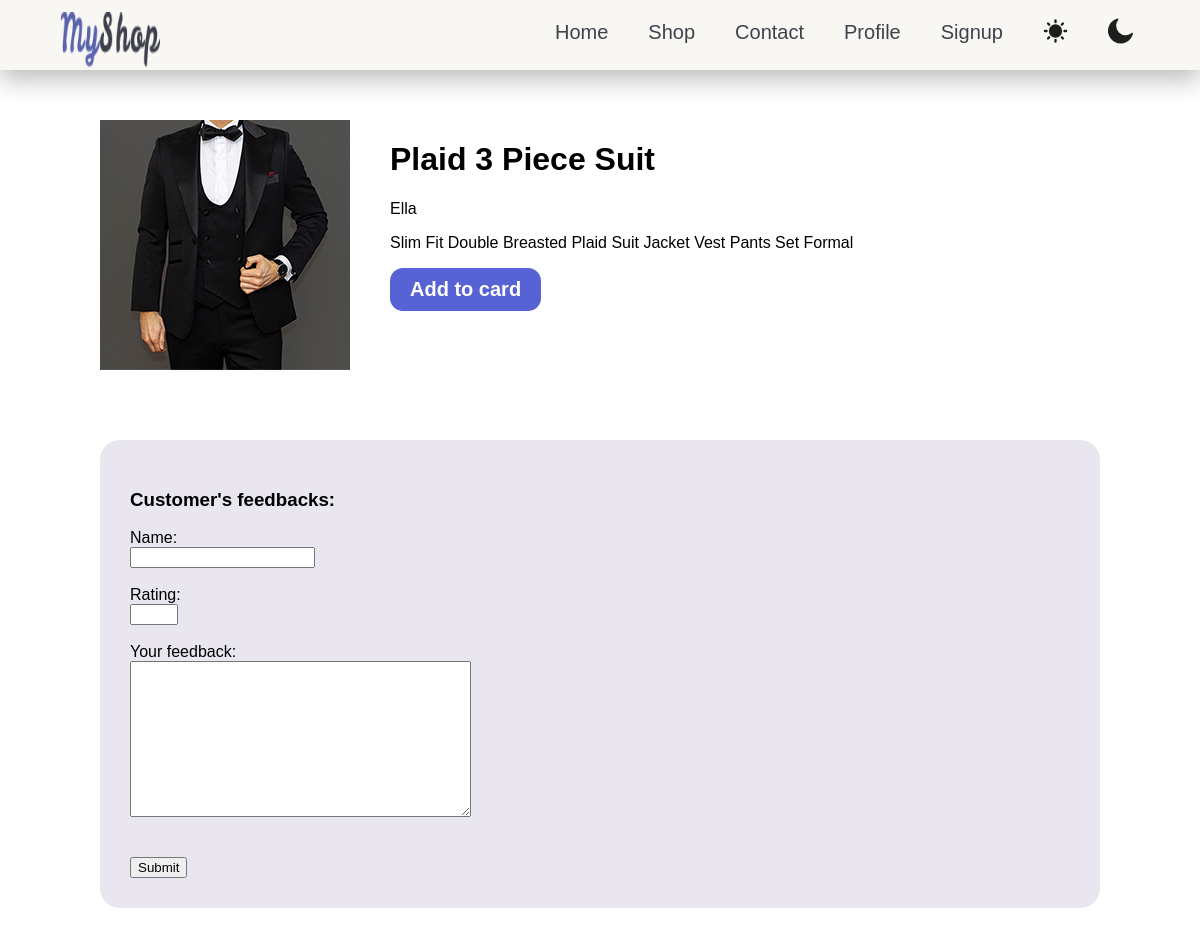
Page /products/Ella/4 on the committed database.
### products/models.py (models this page shows, shortened)
class Product(models.Model):
    title = models.CharField(max_length=40)
    description = models.TextField(blank=True)
    category = models.ManyToManyField(Category)
    image = models.ImageField(blank=True, upload_to="upload-img")
    price = models.PositiveIntegerField()
    brand = models.ForeignKey(Brand, on_delete=models.CASCADE, null=True, related_name="prd")
    slug = models.SlugField(blank=True)
    is_best_seller = models.BooleanField(default=False)
    suggestion = models.ManyToManyField('self')

class Brand(models.Model):
    title = models.CharField(max_length=70)
    logo =  models.ImageField()
    address = models.OneToOneField(Address, on_delete=models.CASCADE, null =True)

### products/views.py (the view, shortened to what this page needs)
# urls.py: path('products/<product_brand>/<product_slug>', views.product_page, name="product_page")
def product_page(request, product_brand, product_slug):
    product = Product.objects.get(slug = product_slug)
    form = FeedbackForm()
    if request.method== "GET":
        return render(request, "products/product.html", {
        "product":product,
        "form":form
    })

### products/forms.py
class FeedbackForm(forms.Form):
    name = forms.CharField(required=True, error_messages={"required": "You forgot to add your name"})
    rating = forms.IntegerField(min_value=1, max_value=5)
    text = forms.CharField(label="Your feedback", widget=forms.Textarea, max_length=200)

### products/templates/products/product.html (shortened to what this page needs)
{% extends 'base.html' %}
{% load static %}
{% block css  %}{% static "products/product.css" %}{% endblock %}
{% block body %}
    {% include "includes/nav.html" %}
    <div id="product-main-con">
        <main>
        <img src="{{product.image.url}}">
        <div>
            <h1>{{product.title}}</h1>
            <p>{{product.brand.title}}</p>
            <p>{{product.description}}</p>
            <button>Add to card</button>
        </div>
        </main>
        <section id="feedback">
            <h3>Customer's feedbacks:</h3>
            <form method="POST">
                {% for field in form %}
                    {{field.label_tag}}<br>
                    {{field}}<br>
                    <br>
                {%endfor%}
                <br>
                <button type="Submit">Submit</button>
            </form>
        </section>
        </div>
{% endblock %}

### products/static/products/product.css (style rules this page uses)
body { font-family: Arial, Helvetica, sans-serif; margin:0 ; }
#product-main-con { width: 1000px; margin:50px auto; }
#product-main-con main { display: flex; width: 100%; column-gap: 40px; }
#product-main-con main button { background-color: #5762D5; font-size: 20px; color: white; font-weight: bold; border: none; padding: 10px 20px; border-radius: 13px; cursor: pointer; transition-duration: 0.3s; }
#feedback { padding: 30px; background-color: #E9E6F0; border-radius:20px; margin-top: 70px; }

### rows in the picture
Product: image (picture), title "Plaid 3 Piece Suit", brand "Ella", description "Slim Fit Double Breasted Plaid Suit Jacket Vest Pants Set Formal"

### other values in the picture
{{ field.label_tag }} "Name:" "Rating:" "Your feedback:"
